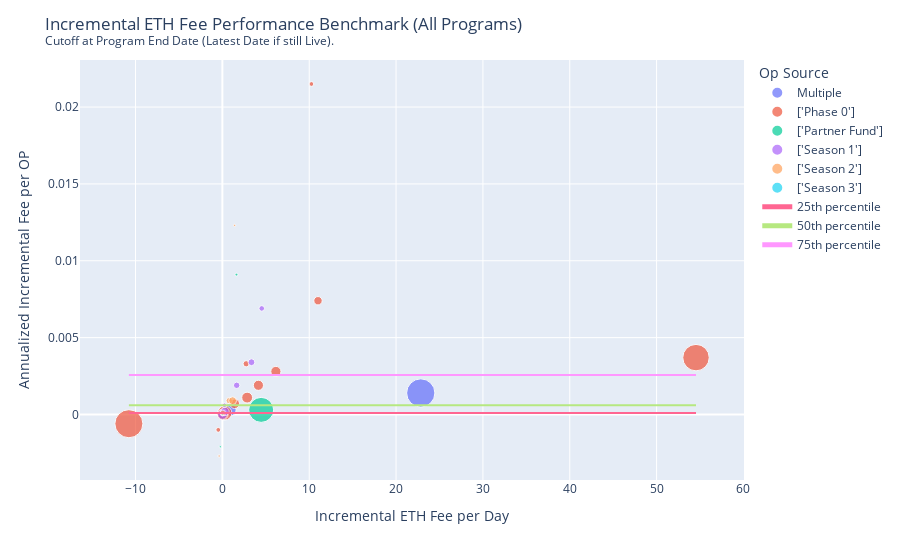

Notebook cell for this chart:
### Markdown cell above
### Fee Benchmark

### Code cell
layout_settings = {
    "title": "Incremental ETH Fee Performance Benchmark (All Programs) <br><sup>Cutoff at Program End Date (Latest Date if still Live).</sup>",
    "xaxis_title": "Incremental ETH Fee per Day",
    "yaxis_title": "Annualized Incremental Fee per OP",
    "legend_title": "Op Source",
}

df = cleanup_data(
    subset=[
        "op_deployed",
        "incremental_gas_fee_eth_per_day",
        "incremental_gas_fee_eth_annualized_per_op",
    ]
)

plot_benchmark(
    df,
    x="incremental_gas_fee_eth_per_day",
    y="incremental_gas_fee_eth_annualized_per_op",
    size="op_deployed",
    layout_settings=layout_settings,
)

### Figure 1 — Plotly figure (JSON) as saved in the notebook; plotly's stock layout.template omitted (floating-point values rounded to 4 significant figures)
{"data": [{"hovertemplate": "<b>%{hovertext}</b><br><br>op_source_map=Multiple<br>incremental_gas_fee_eth_per_day=%{x}<br>incremental_gas_fee_eth_annualized_per_op=%{y}<br>op_deployed=%{marker.size}<extra></extra>", "hovertext": ["Velodrome", "Thales", "PoolTogether"], "legendgroup": "Multiple", "marker": {"color": "#636efa", "size": [6176000.0, 1178000.0, 897039], "sizemode": "area", "sizeref": 15440.0, "symbol": "circle"}, "mode": "markers", "name": "Multiple", "orientation": "v", "showlegend": true, "type": "scatter", "x": [22.85, 0.8762, 0.0967], "xaxis": "x", "y": [0.0014, 0.0003, 0], "yaxis": "y"}, {"hovertemplate": "<b>%{hovertext}</b><br><br>op_source_map=['Phase 0']<br>incremental_gas_fee_eth_per_day=%{x}<br>incremental_gas_fee_eth_annualized_per_op=%{y}<br>op_deployed=%{marker.size}<extra></extra>", "hovertext": ["Perpetual Protocol", "Rubicon", "Layer2DAO", "Stargate Finance", "Lyra", "WePiggy", "Kwenta", "Celer", "Slingshot", "Synthetix", "Pika Protocol", "1inch", "Aelin", "Polynomial Protocol", "Hop Protocol", "Uniswap", "Clipper"], "legendgroup": "['Phase 0']", "marker": {"color": "#EF553B", "size": [6074000.0, 793900.0, 698700.0, 544700.0, 1570000.0, 300000.0, 911571, 220001, 134336, 5409000.0, 718719, 300000, 900000.0, 366900.0, 174100.0, 800000.0, 177934], "sizemode": "area", "sizeref": 15440.0, "symbol": "circle"}, "mode": "markers", "name": "['Phase 0']", "orientation": "v", "showlegend": true, "type": "scatter", "x": [-10.76, 4.151, 0.1925, 11.01, 0.2768, 0.08128, 2.854, 0.1371, 0.2102, 54.54, 1.42, 2.74, 0.03214, 0.06125, 10.26, 6.163, -0.471], "xaxis": "x", "y": [-0.0006, 0.0019, 0.0001, 0.0074, 0.0001, 0.0001, 0.0011, 0.0002, 0.0006, 0.0037, 0.0007, 0.0033, 0, 0.0001, 0.0215, 0.0028, -0.001], "yaxis": "y"}, {"hovertemplate": "<b>%{hovertext}</b><br><br>op_source_map=['Partner Fund']<br>incremental_gas_fee_eth_per_day=%{x}<br>incremental_gas_fee_eth_annualized_per_op=%{y}<br>op_deployed=%{marker.size}<extra></extra>", "hovertext": ["Aave", "Arrakis Finance", "Gamma", "Lido"], "legendgroup": "['Partner Fund']", "marker": {"color": "#00cc96", "size": [4826000.0, 41670.0, 0, 64875], "sizemode": "area", "sizeref": 15440.0, "symbol": "circle"}, "mode": "markers", "name": "['Partner Fund']", "orientation": "v", "showlegend": true, "type": "scatter", "x": [4.467, -0.2367, 0.9913, 1.624], "xaxis": "x", "y": [0.0003, -0.0021, null, 0.0091], "yaxis": "y"}, {"hovertemplate": "<b>%{hovertext}</b><br><br>op_source_map=['Season 1']<br>incremental_gas_fee_eth_per_day=%{x}<br>incremental_gas_fee_eth_annualized_per_op=%{y}<br>op_deployed=%{marker.size}<extra></extra>", "hovertext": ["Pickle Finance", "Beefy Finance", "XToken", "Beethoven X", "Hundred Finance", "dForce", "QiDao"], "legendgroup": "['Season 1']", "marker": {"color": "#ab63fa", "size": [82600, 321000.0, 709800.0, 240400.0, 161300.0, 555700.0, 362000.0], "sizemode": "area", "sizeref": 15440.0, "symbol": "circle"}, "mode": "markers", "name": "['Season 1']", "orientation": "v", "showlegend": true, "type": "scatter", "x": [0.1419, 1.648, 0.01108, 4.533, 0.2524, 0.2962, 3.351], "xaxis": "x", "y": [0.0006, 0.0019, 0, 0.0069, 0.0006, 0.0002, 0.0034], "yaxis": "y"}, {"hovertemplate": "<b>%{hovertext}</b><br><br>op_source_map=['Season 2']<br>incremental_gas_fee_eth_per_day=%{x}<br>incremental_gas_fee_eth_annualized_per_op=%{y}<br>op_deployed=%{marker.size}<extra></extra>", "hovertext": ["OptiChads", "Revert Finance", "dHedge", "Overnight", "Angle", "Sushi"], "legendgroup": "['Season 2']", "marker": {"color": "#FFA15A", "size": [60660.0, 240800.0, 305700.0, 475000.0, 41790.0, 50000.0], "sizemode": "area", "sizeref": 15440.0, "symbol": "circle"}, "mode": "markers", "name": "['Season 2']", "orientation": "v", "showlegend": true, "type": "scatter", "x": [-0.0002626, 0.05592, 0.7881, 1.18, 1.407, -0.3733], "xaxis": "x", "y": [0, 0.0001, 0.0009, 0.0009, 0.0123, -0.0027], "yaxis": "y"}, {"hovertemplate": "<b>%{hovertext}</b><br><br>op_source_map=['Season 3']<br>incremental_gas_fee_eth_per_day=%{x}<br>incremental_gas_fee_eth_annualized_per_op=%{y}<br>op_deployed=%{marker.size}<extra></extra>", "hovertext": ["Geo Web"], "legendgroup": "['Season 3']", "marker": {"color": "#19d3f3", "size": [21001], "sizemode": "area", "sizeref": 15440.0, "symbol": "circle"}, "mode": "markers", "name": "['Season 3']", "orientation": "v", "showlegend": true, "type": "scatter", "x": [0.0004983], "xaxis": "x", "y": [0], "yaxis": "y"}, {"mode": "lines", "name": "25th percentile", "type": "scatter", "x": [-10.76, 54.54], "y": [0.0001, 0.0001]}, {"mode": "lines", "name": "50th percentile", "type": "scatter", "x": [-10.76, 54.54], "y": [0.0006, 0.0006]}, {"mode": "lines", "name": "75th percentile", "type": "scatter", "x": [-10.76, 54.54], "y": [0.002575, 0.002575]}], "layout": {"legend": {"itemsizing": "constant", "title": {"text": "Op Source"}, "tracegroupgap": 0}, "margin": {"t": 60}, "title": {"text": "Incremental ETH Fee Performance Benchmark (All Programs) <br><sup>Cutoff at Program End Date (Latest Date if still Live).</sup>"}, "xaxis": {"anchor": "y", "domain": [0, 1], "title": {"text": "Incremental ETH Fee per Day"}}, "yaxis": {"anchor": "x", "domain": [0, 1], "title": {"text": "Annualized Incremental Fee per OP"}}}}
